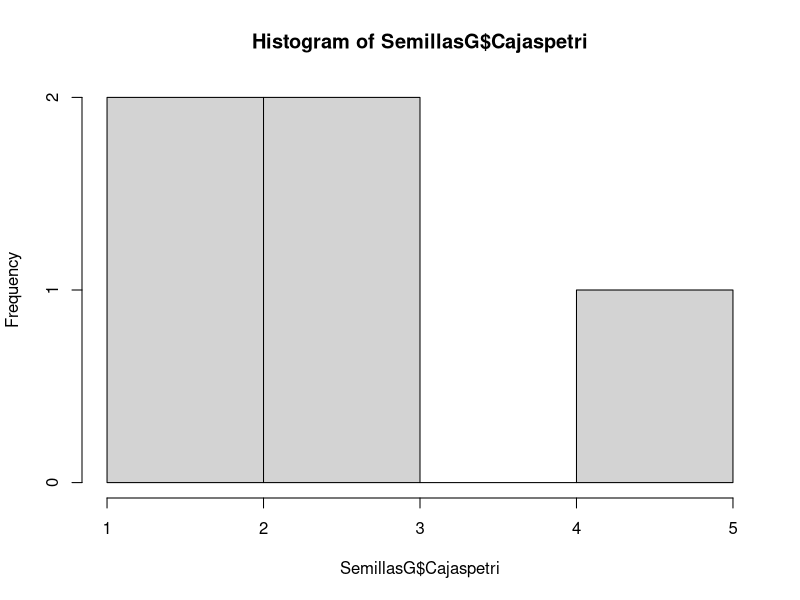
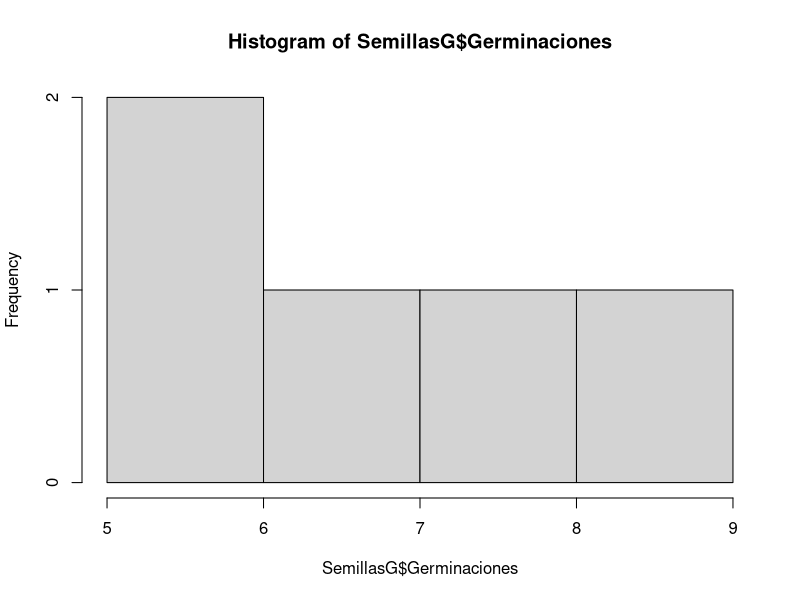
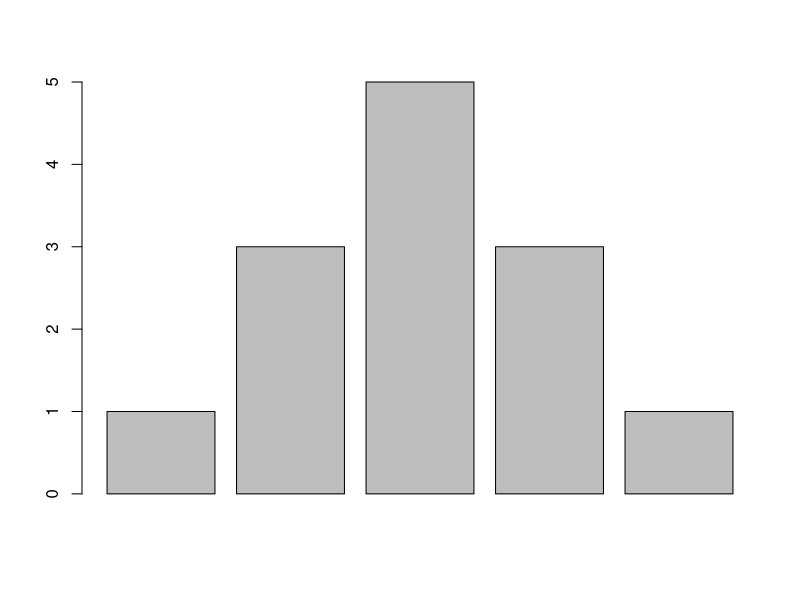
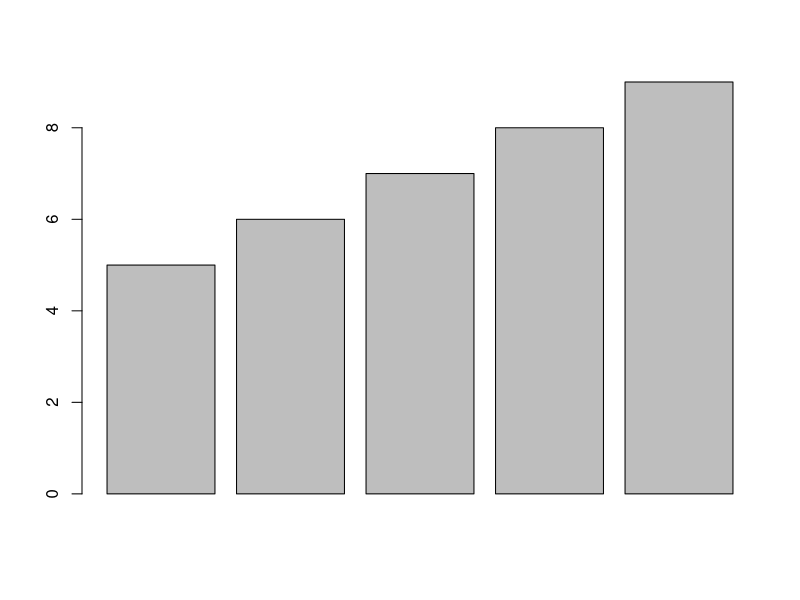

Recreate these plots in R, in order.
#ANALISIS ESTADISTICO
#Nombre: Jonathan Abelardo Mata Hernandez
#Fecha: 24/02/2022
#Matricula: 1686965

#Asignacion 3:  Medidas de tendencia central

#Problemas

#Problema 1
#Considere los siguinetes datos de x & y

xi <- c(6, 4, 1, 3)
xi

yi <- c(1, 3, 4, 2)
yi

sum(xi)
prod(xi)

sum(yi)
prod(yi)

sum(xi*yi)
prod(xi*yi)

#Problema 2

#Se enuncian dos conjunto de datos que contienen la alturas de plántulas (cm) producidas envivero. El primero conjunto contiene solo 4 alturas y el segundo consta de 15.

Grupo_A <- c(80, 90, 90, 100)
Grupo_A

Grupo_B <- c(60, 65, 65, 70, 70, 70, 75, 75, 80, 80, 80, 80, 80, 85, 100)
Grupo_B


#Sin realizar ningún calculo, cual grupo piensas que tiene una altura media mayor.

#Respuesta: GRUPO_A

#Ahora calcule la media para cada clase (en R). ¿Cuál grupo tiene la media en alturamás grande? Coincide con su primera impresión?

mean(Grupo_A)
mean(Grupo_B) 

#Coincide con su primera impresión? R= SI


#Problema 3

#José quiere tener un promedio de 80 en sus 4 exámenes. Cada examen se califica en una escalade 0 a 100. Sus primeros tres exámenes son: 87, 72, 85. ¿Qué necesita José para calificar en el4to. examen para tener una media de 80 en los 4 exámenes?


examenes <- c(87, 72, 85)
sum(examenes)

(4*80)

(4*80)-(sum(examenes))

#comprobacion 

calificaciones <- c(87, 72, 85, 76)

mean(calificaciones)


#Problema 4

#El comité escolar de una pequeña ciudad quiere determinar el número promedio de niños porhogar en su ciudad. Hay 50 hogares en la ciudad. Ellos dividen el total número de niños en laciudad por 50 y determine que el número promedio de niños por hogar es 2.2. ¿Cuál de losiguientes enunciados debe ser verdad?
 
#a) La mitad de los hogares de la ciudad tienen más de 2 hijos.
#b) Hay un total de 110 niños en la ciudad. 
#c) El número más común de niños en un hogar es 2.2.
#d) Nunguna de las anteriores.

(2.2*50)

#verdadero inciso b)

#Problema 5

#El numéro de semillas germinadas (Germinaciones) que se encontraron en las cajas petri

Germinaciones <- c(5, 6, 7, 8, 9)
Germinaciones


Cajaspetri <- c(1, 3, 5, 3, 1)
Cajaspetri

SemillasG <- data.frame(Cajaspetri, Germinaciones)
SemillasG


mean(SemillasG$Germinaciones)

mean(SemillasG$Cajaspetri)

median(SemillasG$Cajaspetri)

sum(SemillasG$Cajaspetri)

hist(SemillasG$Cajaspetri)
hist(SemillasG$Germinaciones)

stem(SemillasG$Cajaspetri)
stem(SemillasG$Germinaciones)

barplot(Cajaspetri)
barplot(Germinaciones)


#Problema 6
#En este problema, exploramos el efecto sobre la media, la mediana y la moda de: 1) sumar elmismo número a cada valor de datos, y 2) de multiplicar cada valor de datos por el mismonúmero.

#Use el siguiente conjunto de datosset 

set <- c(2, 2, 3, 6, 10)
set

#Calcule la moda, la mediana y la media.


#MODA

library(modeest)
mfv(set)

#MEDIANA

median(set)

#MEDIA

mean(set)


#Suma5 a cada uno de los valores de los datos. Calcule la moda, la mediana y la media.

set5 <-(set+5)
set5

#MODA

mfv(set5)

#MEDIANA

median(set)

#MEDIA

mean(set5)

#Compare los resultados de las partes (a) y (b). En general, ¿cómo crees quela moda, lamediana y la media se ven afectadas cuando se agrega la misma constante a cada valorde datos en un conjunto?

#R= no afecta pero si se incrementan los valores 

#Multipliquecada valor de los datos por 5. Calcule la moda, la mediana y la media.

set.5 <- (set*5)
set.5

#MODA

mfv(set.5)

#MEDIANA

median(set.5)

#MEDIA

mean(set.5)


#Compare los resultados de las partes (a) y (d). En general, ¿cómo crees que la moda,La mediana y la media se ven afectadas cuando cada valor de datos en un conjunto semultiplica por la misma constante?

#R= se incrementan los valores exppnencialmente 


#problema 7

#Para este problema, 

#use los dígitos 0, 1, 2, 3, 4, 5, 6, 7, 8, 9.

digitos <- c(0,1,2,3,4,5,6,7,8,9)
digitos

median(digitos)

#a) Enumere cinco dígitos que tengan una mediana de 7 y una media de 7 (se permiten repeticiones). En contrar un conjunto diferente de 5 dígitos que tambien funcionen.

digitos1 <- c(5, 6, 7, 8, 9)
digitos1

#MEDIANA
median(digitos1)

#MEDIA
mean(digitos1)

#Enumere cinco dígitos que tengan una mediana de 7 y una media inferior a 7 (se permiten repeticiones). Da la media de tus 5 dígitos. Encuentra un conjunto diferente de 5 dígitos que funcione.

digitos2 <- c(5, 4, 7, 8, 9)
digitos2

#MEDIANA
median(digitos2)

#MEDIA
mean(digitos2)

digitos3 <- c(5,5,7,8,9)
digitos3

#MEDIANA
median(digitos3)

#MEDIA 
mean(digitos3)
